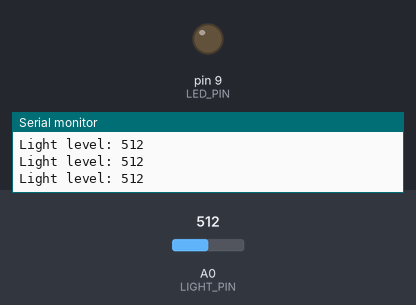
Recording of a sketch running on a simulated Arduino Uno, built with avr-gcc and run on an emulated ATmega328P. Parts: output pins drawn as LEDs (lit = HIGH), the last lines printed to the serial monitor. Inputs (shaded band) come from the test bench; at power-on: A0 (LIGHT_PIN) = 512.

Above: at 1.2 s.
1.3 s: A0 (LIGHT_PIN) set to 418
2.8 s: A0 (LIGHT_PIN) set to 391
At 4.0 s:
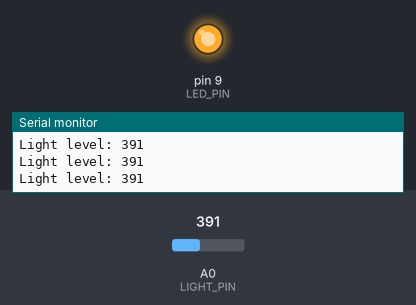
4.3 s: A0 (LIGHT_PIN) set to 410
At 5.4 s:
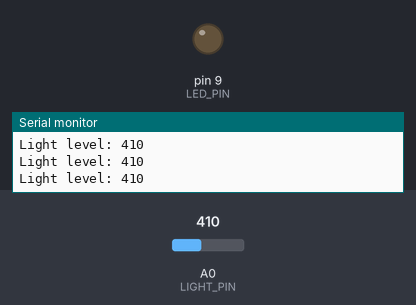
5.9 s: A0 (LIGHT_PIN) set to 390
At 6.8 s:
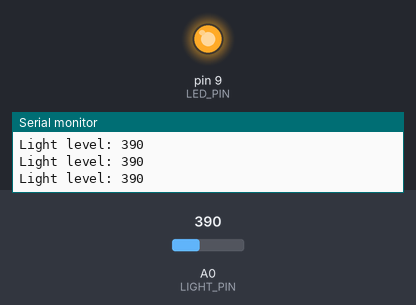
Timing chart, 0 to 8.5 s (numbered marks = the images above; inputs shaded):
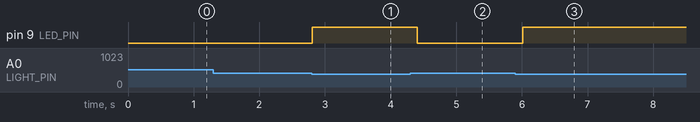

The sketch:

06-night-light.ino
```cpp
/*
 * Project 06: Night Light
 *
 * What this does: the LED turns ON automatically when it gets dark,
 *                 and turns OFF when there is enough light.
 *                 Just like a real night light!
 *
 * Parts needed:
 *   - 1 × photoresistor (the small component that looks like a snail shell)
 *   - 1 × resistor (10k ohm — brown, black, orange, gold stripes)
 *   - 1 × LED (any color)
 *   - 1 × resistor (220 ohm — red, red, brown, gold stripes) for the LED
 *   - jumper wires
 *
 * Written for children — every line is explained!
 */

#define LIGHT_PIN A0   // photoresistor is on analog pin A0
#define LED_PIN   9    // LED is on pin 9

// This is the brightness level where we decide it is "dark enough"
// 0 = completely dark, 1023 = very bright light
// Change this number if your room is unusually bright or dark
#define DARK_THRESHOLD 400

// setup() runs once when the Arduino turns on
void setup() {
  pinMode(LED_PIN, OUTPUT);   // pin 9 will send electricity to the LED
  Serial.begin(9600);         // start communication with the computer
                              // (so we can see the light level numbers)
}

// loop() runs over and over, forever
void loop() {
  // Read how much light the sensor sees (0 = very dark, 1023 = very bright)
  int lightLevel = analogRead(LIGHT_PIN);

  // Print the number to the computer so we can watch it change
  Serial.print("Light level: ");
  Serial.println(lightLevel);  // println adds a new line after the number

  if (lightLevel < DARK_THRESHOLD) {
    // The light level is LOW — it is dark! Turn the LED on.
    digitalWrite(LED_PIN, HIGH);  // LED ON
  } else {
    // The light level is HIGH — there is light. Turn the LED off.
    digitalWrite(LED_PIN, LOW);   // LED OFF
  }

  delay(200);  // check the light 5 times per second (200ms × 5 = 1000ms = 1 second)
}
```

Measured:
- the behaviour switches between 400 and 399 on A0 (LIGHT_PIN) (found by bisection; images 0 and 1)
- after the input at 2.8 s, pin 9 (LED_PIN): LOW → HIGH at once
- after the input at 4.3 s, pin 9 (LED_PIN): HIGH → LOW after 0.11 s
- after the input at 5.9 s, pin 9 (LED_PIN): LOW → HIGH after 0.11 s
